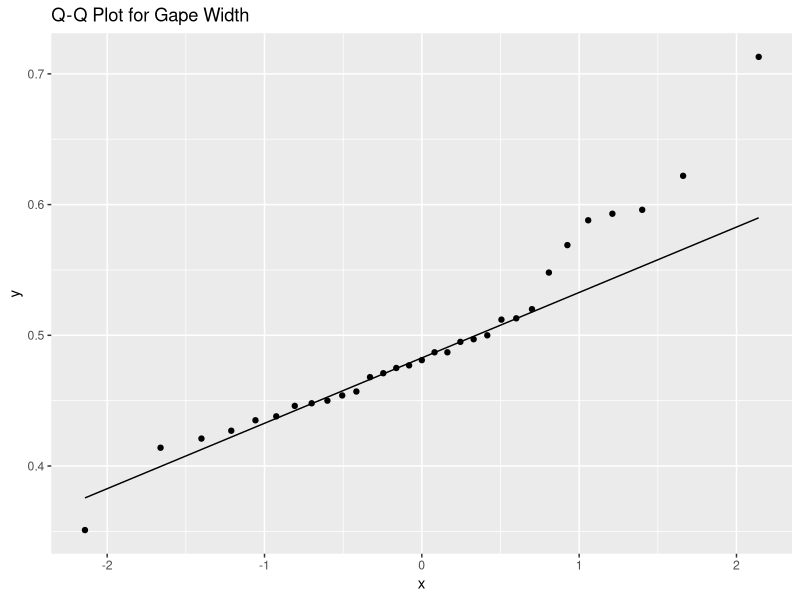
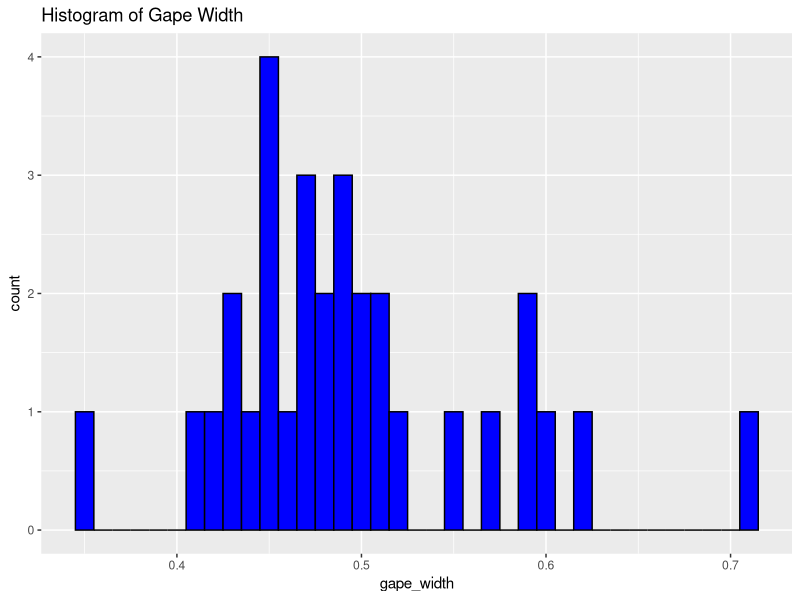
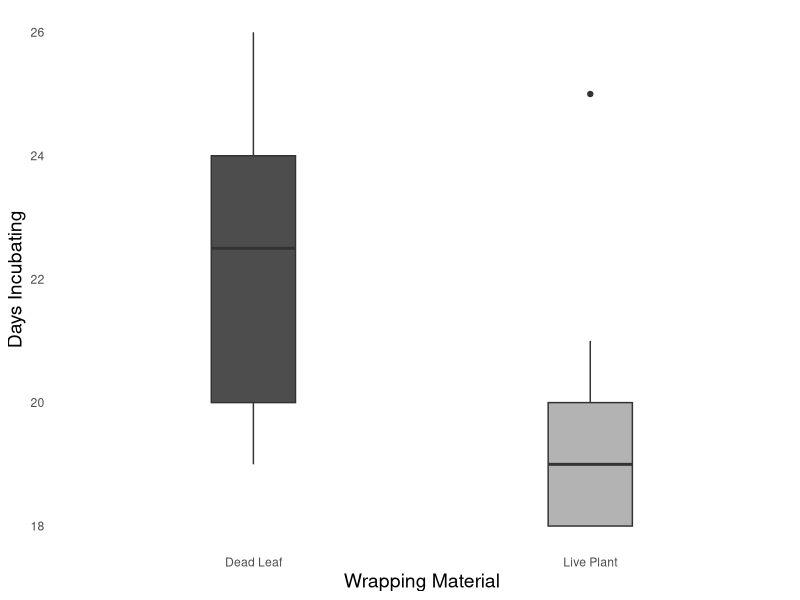
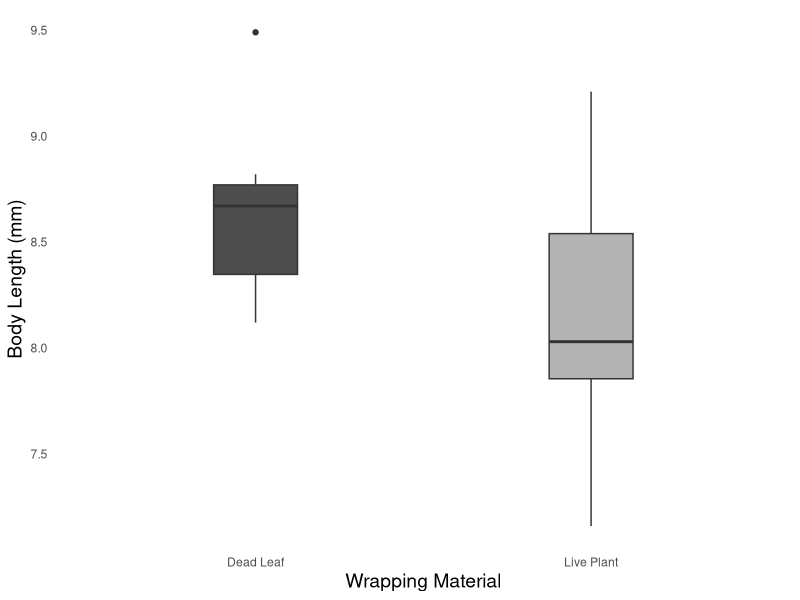
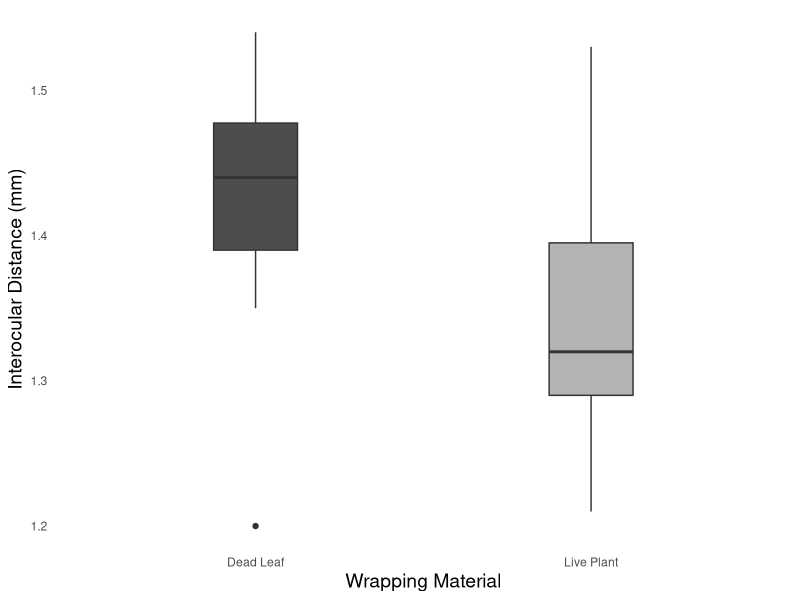
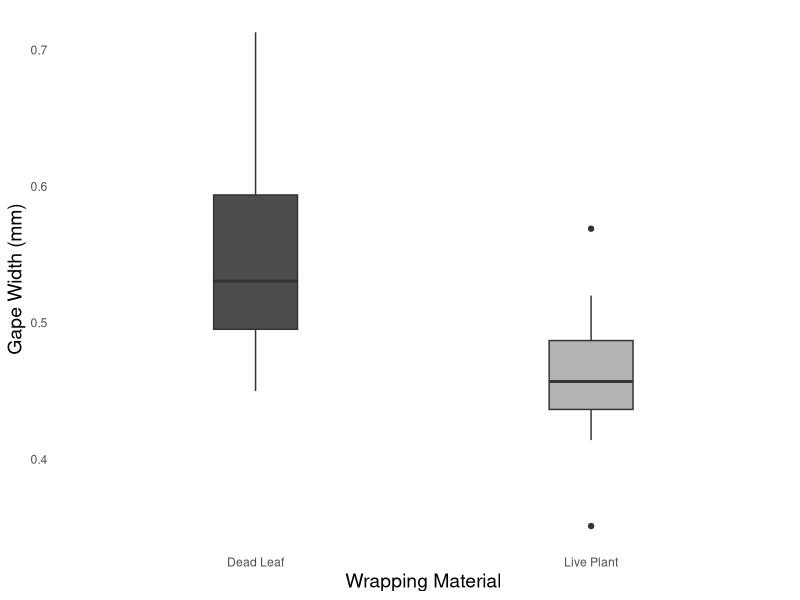

These figures' R source, in order: (Note: this script raises an error after producing the figures.)
## ---- chunk 1
knitr::opts_chunk$set(echo = TRUE) #for knitting the PDF
if (!require("ggplot2")) install.packages("ggplot2"); library(ggplot2) #for pretty plots
if (!require("tidyverse")) install.packages("tidyverse"); library(tidyverse) #a collection of different packages for data science, such as ggplot and dplyr. ALWAYS DO LAST!! 
## ---- chunk 2
hatchling_data <- read.csv("hatchling_data.csv") 

head(hatchling_data)
tail(hatchling_data)
summary(hatchling_data)
str(hatchling_data)

## ---- chunk 3
hatchling_data_filtered <- hatchling_data %>% filter(id != 'N30')
tail(hatchling_data_filtered)
## ---- chunk 4
shapiro.test(hatchling_data_filtered$days_incubating)
shapiro.test(hatchling_data_filtered$body_length)
shapiro.test(hatchling_data_filtered$interoccular_distance)
shapiro.test(hatchling_data_filtered$gape_width)
shapiro.test(hatchling_data_filtered$growth_rate)

## ---- chunk 5
ggplot(data = hatchling_data_filtered, aes(sample = gape_width)) +
  geom_qq() +
  geom_qq_line() +
  ggtitle("Q-Q Plot for Gape Width")
## ---- chunk 6
ggplot(data = hatchling_data_filtered, aes(x = gape_width)) +
  geom_histogram(binwidth = 0.01, fill = "blue", color = "black") +
  ggtitle("Histogram of Gape Width")
## ---- chunk 7
t.test(body_length ~ substrate, data = hatchling_data_filtered)
t.test(interoccular_distance  ~ substrate, data = hatchling_data_filtered)
## ---- chunk 8
wilcox.test(days_incubating ~ substrate, data = hatchling_data_filtered)
wilcox.test(gape_width ~ substrate, data = hatchling_data_filtered)
wilcox.test(growth_rate ~ substrate, data = hatchling_data_filtered)
## ---- chunk 9
summary_table <- hatchling_data_filtered %>%
  group_by(substrate) %>%
  summarise(across(where(is.numeric), list(mean = ~mean(.), sd = ~sd(.)), .names = "{.col}_{.fn}"))

summary_table
## ---- chunk 10
ggplot(data=hatchling_data_filtered, aes(x=substrate, y=days_incubating, fill=substrate)) +
  geom_boxplot(width=0.25) +
  labs(x = "Wrapping Material", y = "Days Incubating") +
  theme_minimal() +
  scale_fill_manual(values = c("P" = "gray70", "L" = "gray30")) + 
  scale_x_discrete(labels = c("P" = "Live Plant", "L" = "Dead Leaf")) +
  theme(panel.grid.major = element_blank(),
        panel.grid.minor = element_blank(),
        axis.title.x = element_text(size=14),
        axis.title.y = element_text(size=14),
        legend.position = "none")

## ---- chunk 11
ggplot(data=hatchling_data_filtered, aes(x=substrate, y=body_length, fill=substrate)) +
  geom_boxplot(width=0.25) +
  labs(x = "Wrapping Material", y = "Body Length (mm)") +
  theme_minimal() +
  scale_fill_manual(values = c("P" = "gray70", "L" = "gray30")) + 
  scale_x_discrete(labels = c("P" = "Live Plant", "L" = "Dead Leaf")) +
  theme(panel.grid.major = element_blank(),
        panel.grid.minor = element_blank(),
        axis.title.x = element_text(size=14),
        axis.title.y = element_text(size=14),
        legend.position = "none")
## ---- chunk 12
ggplot(data=hatchling_data_filtered, aes(x=substrate, y=interoccular_distance, fill=substrate)) +
  geom_boxplot(width=0.25) +
  labs(x = "Wrapping Material", y = "Interocular Distance (mm)") +
  theme_minimal() +
  scale_fill_manual(values = c("P" = "gray70", "L" = "gray30")) + 
  scale_x_discrete(labels = c("P" = "Live Plant", "L" = "Dead Leaf")) +
  theme(panel.grid.major = element_blank(),
        panel.grid.minor = element_blank(),
        axis.title.x = element_text(size=14),
        axis.title.y = element_text(size=14),
        legend.position = "none")
## ---- chunk 13
ggplot(data=hatchling_data_filtered, aes(x=substrate, y=gape_width, fill=substrate)) +
  geom_boxplot(width=0.25) +
  labs(x = "Wrapping Material", y = "Gape Width (mm)") +
  theme_minimal() +
  scale_fill_manual(values = c("P" = "gray70", "L" = "gray30")) + 
  scale_x_discrete(labels = c("P" = "Live Plant", "L" = "Dead Leaf")) +
  theme(panel.grid.major = element_blank(),
        panel.grid.minor = element_blank(),
        axis.title.x = element_text(size=14),
        axis.title.y = element_text(size=14),
        legend.position = "none")
## ---- chunk 14
ggplot(data=hatchling_data_filtered, aes(x=substrate, y=grow, fill=substrate)) +
  geom_boxplot(width=0.25) +
  labs(x = "Wrapping Material", y = "Gape Width (mm)") +
  theme_minimal() +
  scale_fill_manual(values = c("P" = "gray70", "L" = "gray30")) + 
  scale_x_discrete(labels = c("P" = "Live Plant", "L" = "Dead Leaf")) +
  theme(panel.grid.major = element_blank(),
        panel.grid.minor = element_blank(),
        axis.title.x = element_text(size=14),
        axis.title.y = element_text(size=14),
        legend.position = "none")
